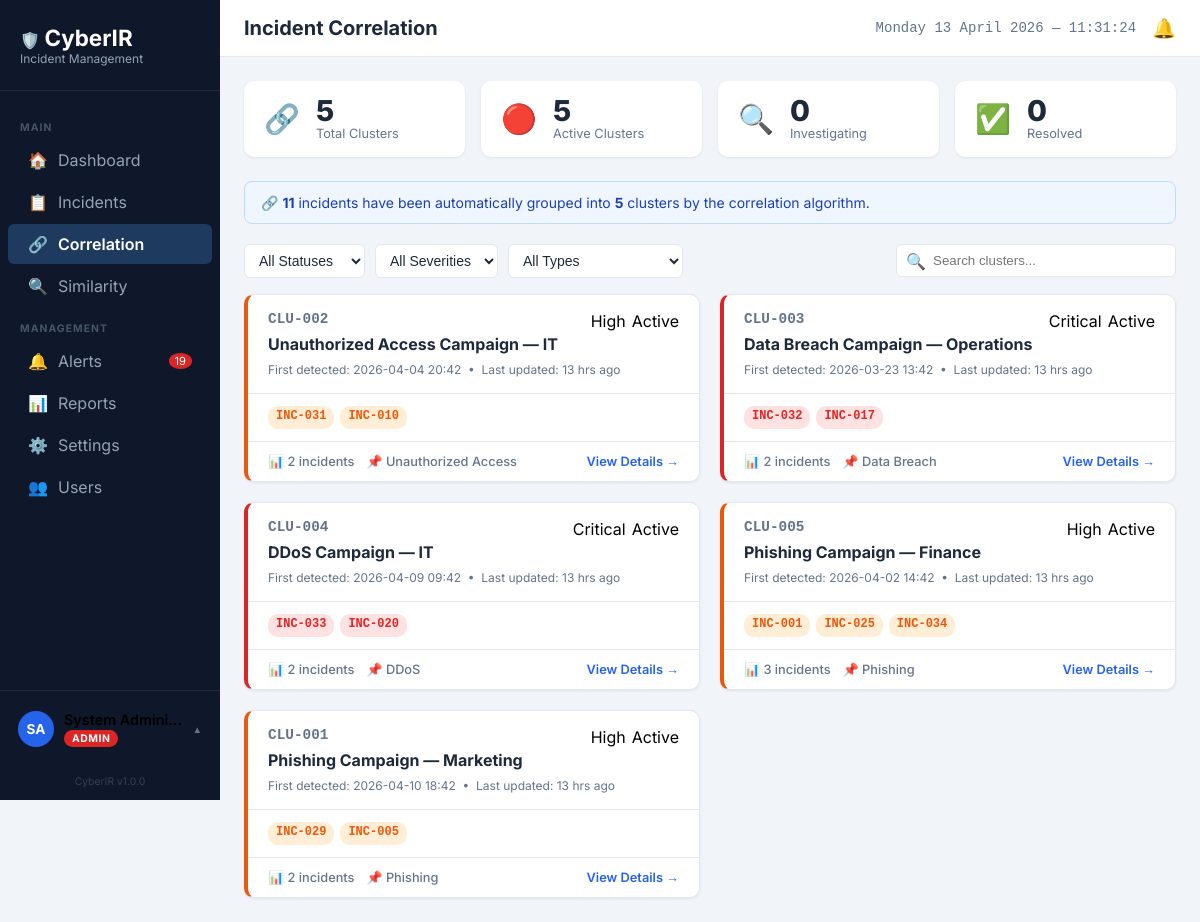
The page /correlation (signed in) on the database its author committed.
### tables this page shows
CREATE TABLE users (
    id INTEGER PRIMARY KEY AUTOINCREMENT,
    full_name TEXT NOT NULL,
    email TEXT UNIQUE NOT NULL,
    phone_number TEXT,
    password_hash TEXT NOT NULL,
    role TEXT NOT NULL CHECK(role IN ('Admin', 'Analyst', 'Viewer')),
    has_admin_privileges BOOLEAN DEFAULT 0,
    is_active BOOLEAN DEFAULT 1,
    created_at TIMESTAMP DEFAULT CURRENT_TIMESTAMP,
    last_login TIMESTAMP,
    created_by INTEGER REFERENCES users(id)
, avatar_color TEXT DEFAULT "#2563eb");

CREATE TABLE incident_clusters (
    id INTEGER PRIMARY KEY AUTOINCREMENT,
    cluster_id TEXT UNIQUE NOT NULL,
    cluster_name TEXT,
    incident_count INTEGER DEFAULT 0,
    primary_type TEXT,
    first_detected TIMESTAMP NOT NULL,
    last_updated TIMESTAMP,
    status TEXT DEFAULT 'Active' CHECK(status IN ('Active','Investigating','Resolved')),
    severity TEXT CHECK(severity IN ('Critical','High','Medium','Low')),
    assigned_to INTEGER REFERENCES users(id),
    notes TEXT,
    created_at TIMESTAMP DEFAULT CURRENT_TIMESTAMP
);

CREATE TABLE incidents (
    id INTEGER PRIMARY KEY AUTOINCREMENT,
    incident_id TEXT UNIQUE NOT NULL,
    title TEXT NOT NULL,
    description TEXT,
    incident_type TEXT NOT NULL CHECK(incident_type IN ('Phishing','Malware','Data Breach','Ransomware','Unauthorized Access','DDoS','Insider Threat','Other')),
    affected_asset TEXT NOT NULL,
    affected_department TEXT,
    users_affected INTEGER DEFAULT 0,
    asset_criticality INTEGER CHECK(asset_criticality BETWEEN 1 AND 5),
    threat_severity INTEGER CHECK(threat_severity BETWEEN 1 AND 5),
    vulnerability_exposure INTEGER CHECK(vulnerability_exposure BETWEEN 1 AND 5),
    is_repeat BOOLEAN DEFAULT 0,
    risk_score REAL,
    priority TEXT CHECK(priority IN ('Critical','High','Medium','Low')),
    status TEXT DEFAULT 'Open' CHECK(status IN ('Open','Investigating','Resolved','Closed')),
    assigned_to INTEGER REFERENCES users(id),
    cluster_id TEXT,
    correlation_score REAL,
    similar_incident_id TEXT,
    similarity_score REAL,
    solution_applied_from TEXT,
    attack_indicators TEXT,
    ip_address TEXT,
    reported_date TIMESTAMP NOT NULL,
    investigating_started_date TIMESTAMP,
    resolved_date TIMESTAMP,
    closed_date TIMESTAMP,
    created_at TIMESTAMP DEFAULT CURRENT_TIMESTAMP,
    updated_at TIMESTAMP DEFAULT CURRENT_TIMESTAMP,
    resolution_notes TEXT,
    resolution_time_minutes INTEGER,
    created_by INTEGER NOT NULL REFERENCES users(id),
    updated_by INTEGER REFERENCES users(id)
);

### app.py (the view)
@app.route('/correlation')
@login_required
def correlation():
    try:
        conn = get_db_connection()
        clusters = conn.execute("SELECT * FROM incident_clusters ORDER BY last_updated DESC").fetchall()
        clusters_list = []
        for cl in clusters:
            d = dict(cl)
            d['incidents'] = conn.execute("SELECT * FROM incidents WHERE cluster_id=? ORDER BY reported_date DESC",[cl['cluster_id']]).fetchall()
            clusters_list.append(d)
        stats = {
            'total_clusters': conn.execute("SELECT COUNT(*) as c FROM incident_clusters").fetchone()['c'],
            'active_clusters': conn.execute("SELECT COUNT(*) as c FROM incident_clusters WHERE status='Active'").fetchone()['c'],
            'investigating_clusters': conn.execute("SELECT COUNT(*) as c FROM incident_clusters WHERE status='Investigating'").fetchone()['c'],
            'resolved_clusters': conn.execute("SELECT COUNT(*) as c FROM incident_clusters WHERE status='Resolved'").fetchone()['c'],
            'total_correlated_incidents': conn.execute("SELECT COUNT(*) as c FROM incidents WHERE cluster_id IS NOT NULL").fetchone()['c'],
        }
        conn.close()
        return render_template('correlation.html',
            clusters=clusters_list,
            stats=stats,
            active_page='correlation')
    except Exception as e:
        import traceback; traceback.print_exc()
        flash('Error loading correlation.','error')
        return redirect(url_for('dashboard'))

### templates/correlation.html (shortened to what this page needs)
{% extends 'base.html' %}
{% block page_title %}Incident Correlation{% endblock %}
{% block extra_css %}
<link rel="stylesheet" href="{{ url_for('static', filename='css/correlation.css') }}">
{% endblock %}
{% block content %}
<div class="stats-bar">
    <div class="stat-card">
        <div class="stat-icon" style="color: #9333ea;">🔗</div>
        <div>
            <div class="stat-count">{{ stats.total_clusters }}</div>
            <div class="stat-label">Total Clusters</div>
        </div>
    </div>
    <div class="stat-card">
        <div class="stat-icon" style="color: #dc2626;">🔴</div>
        <div>
            <div class="stat-count">{{ stats.active_clusters }}</div>
            <div class="stat-label">Active Clusters</div>
        </div>
    </div>
    <div class="stat-card">
        <div class="stat-icon" style="color: #ea580c;">🔍</div>
        <div>
            <div class="stat-count">{{ stats.investigating_clusters }}</div>
            <div class="stat-label">Investigating</div>
        </div>
    </div>
    <div class="stat-card">
        <div class="stat-icon" style="color: #16a34a;">✅</div>
        <div>
            <div class="stat-count">{{ stats.resolved_clusters }}</div>
            <div class="stat-label">Resolved</div>
        </div>
    </div>
</div>
<div class="info-banner">
    {% if stats.total_clusters == 0 %}
    No correlation clusters detected yet. Clusters are created automatically when related incidents are logged.
    {% else %}
    🔗 <strong>{{ stats.total_correlated_incidents }}</strong> incidents have been automatically grouped into <strong>{{ stats.total_clusters }}</strong> clusters by the correlation algorithm.
    {% endif %}
</div>
<form id="filterForm" action="/correlation" method="GET" class="filter-bar">
    <select name="status" class="filter-select">
        <option value="All Statuses" {% if request.args.get('status') == 'All Statuses' or not request.args.get('status') %}selected{% endif %}>All Statuses</option>
    </select>
    <select name="severity" class="filter-select">
        <option value="All Severities" {% if request.args.get('severity') == 'All Severities' or not request.args.get('severity') %}selected{% endif %}>All Severities</option>
    </select>
    <select name="type" class="filter-select">
        <option value="All Types" {% if request.args.get('type') == 'All Types' or not request.args.get('type') %}selected{% endif %}>All Types</option>
    </select>
    <div class="search-box" style="margin-left: auto;">
        <span class="search-icon">🔍</span>
        <input type="text" id="searchInput" class="search-input" placeholder="Search clusters..." value="{{ request.args.get('search', '') }}">
    </div>
</form>
{% if clusters|length == 0 %}
<div class="empty-state">
    <div class="empty-state-icon">🔗</div>
    <div style="font-weight: 700; color: var(--text-primary); font-size:1.2rem; margin-bottom:8px;">No clusters found</div>
    <div>Correlation clusters appear here automatically when related incidents are detected</div>
</div>
{% else %}
<div class="clusters-grid">
    {% for c in clusters %}
    <div class="cluster-card severity-{{ c.severity|lower }}" data-href="/correlation/{{ c.cluster_id }}">
        <div class="cluster-card-top">
            <div style="display:flex; justify-content: space-between; margin-bottom:4px;">
                <div class="cluster-id-text">{{ c.cluster_id }}</div>
                <div style="display:flex; gap:6px;">
                    <span class="badge priority-{{ c.severity|lower }}">{{ c.severity }}</span>
                    <span class="badge status-{{ c.status|lower|replace(' ', '-') }}">{{ c.status }}</span>
                </div>
            </div>
            <div class="cluster-name">{{ c.cluster_name }}</div>
            <div class="cluster-meta">
                First detected: {{ c.first_detected[:16] }} &nbsp;•&nbsp; Last updated: <span class="time-ago" data-time="{{ c.last_updated }}"></span>
            </div>
        </div>
        <div class="cluster-incident-pills">
            {% for inc in c.incidents[:4] %}
                <a href="/incidents/{{ inc.incident_id }}" class="incident-pill pill-{{ inc.priority|lower }}" onclick="event.stopPropagation();">{{ inc.incident_id }}</a>
            {% endfor %}
        </div>
        <div class="cluster-card-bottom">
            <div class="cluster-stats-text">
                <span>📊 {{ c.incident_count }} incidents</span>
                <span>📌 {{ c.primary_type }}</span>
            </div>
            <a href="/correlation/{{ c.cluster_id }}" class="view-details-btn">View Details →</a>
        </div>
    </div>
    {% endfor %}
</div>
{% endif %}
{% endblock %}

### templates/base.html (shortened to what this page needs)
<!DOCTYPE html>
<html lang="en">
<head>
    <link rel="stylesheet" href="{{ url_for('static', filename='css/base.css') }}">
    {% block extra_css %}{% endblock %}
</head>
<body>
    <div class="sidebar">
        <div class="logo-area">
            🛡️ <span class="logo-text">CyberIR</span>
            <div class="subtitle">Incident Management</div>
        </div>
        <nav class="nav-links">
            <div class="nav-section-label">Main</div>
            <a href="{{ url_for('dashboard') }}" class="{{ 'active' if active_page == 'dashboard' else '' }}">
                <span class="icon">🏠</span> Dashboard
            </a>
            <a href="/incidents" class="{{ 'active' if active_page == 'incidents' else '' }}">
                <span class="icon">📋</span> Incidents
            </a>
            <a href="/correlation" class="{{ 'active' if active_page == 'correlation' else '' }}">
                <span class="icon">🔗</span> Correlation
            </a>
            <a href="/similarity" class="{{ 'active' if active_page == 'similarity' else '' }}">
                <span class="icon">🔍</span> Similarity
            </a>
            <div class="nav-section-label">Management</div>
            <a href="/alerts" class="{{ 'active' if active_page == 'alerts' else '' }}">
                <span class="icon">🔔</span> Alerts
                {% if unread_alerts_count > 0 %}
                <span class="alert-badge" id="sidebarAlertBadge">{{ unread_alerts_count }}</span>
                {% else %}
                <span class="alert-badge" id="sidebarAlertBadge" style="display:none">0</span>
                {% endif %}
            </a>
            {% if current_user.has_admin_privileges or current_user.role == 'Admin' %}
            <a href="/reports" class="{{ 'active' if active_page == 'reports' else '' }}">
                <span class="icon">📊</span> Reports
            </a>
            {% endif %}
            {% if current_user.role == 'Admin' %}
            <a href="/settings" class="{{ 'active' if active_page == 'settings' else '' }}">
                <span class="icon">⚙️</span> Settings
            </a>
            <a href="/users" class="{{ 'active' if active_page == 'users' else '' }}">
                <span class="icon">👥</span> Users
            </a>
            {% endif %}
        </nav>
        <div class="sidebar-user-wrapper">
          <div class="sidebar-user-trigger"
            id="profileTrigger">
            <div class="avatar-circle"
              id="sidebarAvatar"
              style="background: {{ current_user.avatar_color
                if current_user.avatar_color
                else '#2563eb' }}">
              {{ current_user.full_name[0].upper() }}
              {%- if current_user.full_name.split()|length > 1 -%}
                {{ current_user.full_name.split()[-1][0].upper() }}
              {%- endif %}
            </div>
            <div class="sidebar-user-info" style="display:flex; flex-direction:column; min-width:0;">
              <div class="sidebar-user-name" id="sidebarUserName" style="font-weight: 600; font-size: 0.9rem; white-space: nowrap; overflow: hidden; text-overflow: ellipsis;">
                {{ current_user.full_name }}
              </div>
              <span class="role-badge role-{{ current_user.role.lower() }}" style="margin-top:2px;">
                {{ current_user.role }}
              </span>
            </div>
            <span class="profile-chevron">▲</span>
          </div>
        </div>
        <div class="sidebar-version">
            {{ app_name }} v{{ app_version }}
        </div>
    </div>
    <div class="main-wrapper">
        <header class="top-header">
            <div style="display:flex; align-items:center;">
                <h1 class="page-title">{% block page_title %}{% endblock %}</h1>
            </div>
            <div class="header-right flex gap-3 align-center">
                <div class="datetime" id="liveClock"></div>
                <a href="/alerts" class="notification-icon">🔔</a>
            </div>
        </header>
        <main class="content-area">
            {% block content %}{% endblock %}
        </main>
    </div>
</body>
</html>

### rows shown on the page
users: full_name "S", full_name.split "A", full_name "System Admini…", role "ADMIN"
incident_clusters: cluster_id "CLU-002", severity "High", status "Active", cluster_name "Unauthorized Access Campaign — IT", first_detected "2026-04-04 20:42", incident_count "2", primary_type "Unauthorized Access"
incidents: incident_id "INC-031"
incidents: incident_id "INC-010"
incident_clusters: cluster_id "CLU-003", severity "Critical", status "Active", cluster_name "Data Breach Campaign — Operations", first_detected "2026-03-23 13:42", incident_count "2", primary_type "Data Breach"
incidents: incident_id "INC-032"
incidents: incident_id "INC-017"
incident_clusters: cluster_id "CLU-004", severity "Critical", status "Active", cluster_name "DDoS Campaign — IT", first_detected "2026-04-09 09:42", incident_count "2", primary_type "DDoS"
incidents: incident_id "INC-033"
incidents: incident_id "INC-020"
incident_clusters: cluster_id "CLU-005", severity "High", status "Active", cluster_name "Phishing Campaign — Finance", first_detected "2026-04-02 14:42", incident_count "3", primary_type "Phishing"
incidents: incident_id "INC-001"
incidents: incident_id "INC-025"
incidents: incident_id "INC-034"
incident_clusters: cluster_id "CLU-001", severity "High", status "Active", cluster_name "Phishing Campaign — Marketing", first_detected "2026-04-10 18:42", incident_count "2", primary_type "Phishing"
incidents: incident_id "INC-029"
incidents: incident_id "INC-005"

### other values the page prints
{{ unread_alerts_count }} "19"
{{ app_name }} "CyberIR"
{{ app_version }} "1.0.0"
{{ stats.total_clusters }} "5"
{{ stats.active_clusters }} "5"
{{ stats.investigating_clusters }} "0"
{{ stats.resolved_clusters }} "0"
{{ stats.total_correlated_incidents }} "11"
